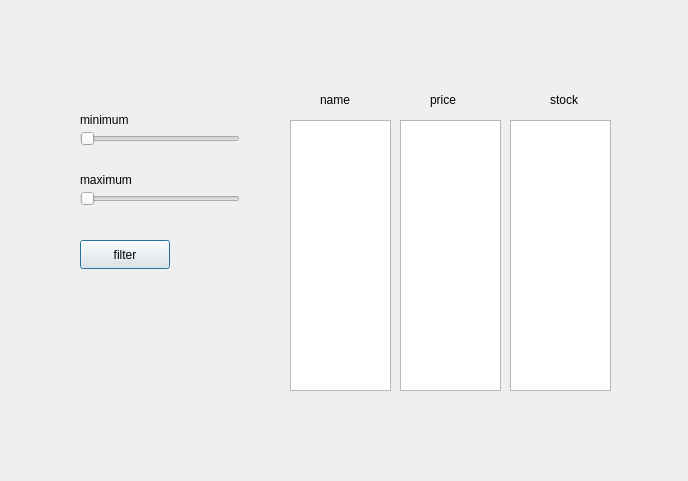
<?xml version="1.0" encoding="UTF-8"?>
<ui version="4.0">
 <class>price_filter</class>
 <widget class="QDialog" name="price_filter">
  <property name="geometry">
   <rect>
    <x>0</x>
    <y>0</y>
    <width>688</width>
    <height>481</height>
   </rect>
  </property>
  <property name="windowTitle">
   <string>Dialog</string>
  </property>
  <widget class="QSlider" name="min">
   <property name="geometry">
    <rect>
     <x>80</x>
     <y>130</y>
     <width>160</width>
     <height>18</height>
    </rect>
   </property>
   <property name="orientation">
    <enum>Qt::Orientation::Horizontal</enum>
   </property>
  </widget>
  <widget class="QSlider" name="max">
   <property name="geometry">
    <rect>
     <x>80</x>
     <y>190</y>
     <width>160</width>
     <height>18</height>
    </rect>
   </property>
   <property name="orientation">
    <enum>Qt::Orientation::Horizontal</enum>
   </property>
  </widget>
  <widget class="QLabel" name="label">
   <property name="geometry">
    <rect>
     <x>80</x>
     <y>110</y>
     <width>63</width>
     <height>20</height>
    </rect>
   </property>
   <property name="text">
    <string>minimum</string>
   </property>
  </widget>
  <widget class="QLabel" name="label_2">
   <property name="geometry">
    <rect>
     <x>80</x>
     <y>170</y>
     <width>71</width>
     <height>20</height>
    </rect>
   </property>
   <property name="text">
    <string>maximum</string>
   </property>
  </widget>
  <widget class="QPushButton" name="pushButton">
   <property name="geometry">
    <rect>
     <x>80</x>
     <y>240</y>
     <width>90</width>
     <height>29</height>
    </rect>
   </property>
   <property name="text">
    <string>filter</string>
   </property>
  </widget>
  <widget class="QListWidget" name="stock">
   <property name="geometry">
    <rect>
     <x>510</x>
     <y>120</y>
     <width>101</width>
     <height>271</height>
    </rect>
   </property>
  </widget>
  <widget class="QLabel" name="label_3">
   <property name="geometry">
    <rect>
     <x>550</x>
     <y>90</y>
     <width>63</width>
     <height>20</height>
    </rect>
   </property>
   <property name="text">
    <string>stock</string>
   </property>
  </widget>
  <widget class="QListWidget" name="name">
   <property name="geometry">
    <rect>
     <x>290</x>
     <y>120</y>
     <width>101</width>
     <height>271</height>
    </rect>
   </property>
  </widget>
  <widget class="QLabel" name="label_4">
   <property name="geometry">
    <rect>
     <x>320</x>
     <y>90</y>
     <width>63</width>
     <height>20</height>
    </rect>
   </property>
   <property name="text">
    <string>name</string>
   </property>
  </widget>
  <widget class="QLabel" name="label_5">
   <property name="geometry">
    <rect>
     <x>430</x>
     <y>90</y>
     <width>63</width>
     <height>20</height>
    </rect>
   </property>
   <property name="text">
    <string>price</string>
   </property>
  </widget>
  <widget class="QListWidget" name="price">
   <property name="geometry">
    <rect>
     <x>400</x>
     <y>120</y>
     <width>101</width>
     <height>271</height>
    </rect>
   </property>
  </widget>
 </widget>
 <resources/>
 <connections/>
</ui>
